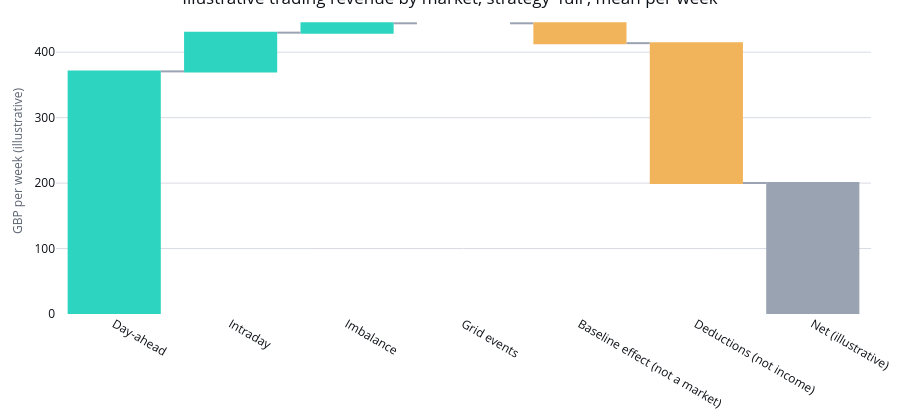

Here is the notebook cell this chart was saved with:
### Markdown cell above
## 6. Revenue by market

`revenue_by_market_summary` (supplier contract v1 section 4.5) is the aggregator's own trading
ledger, strategy `full`, reorganised by market rather than by bucket: day-ahead, intraday,
imbalance and grid events (the four markets this model actually trades), then the baseline effect
(not a market) and the deductions (not income), then the net -- exactly the sum of the six rows
above it (means only; quantiles never add). Below them, four markets this fleet is **not** bid
into at all -- the Balancing Mechanism, frequency response, the Capacity Market, DNO services --
are listed by name with `modelled = False`, never shown as a silent GBP0 (decision 0005).

### Code cell
market_labels = {
    "day_ahead": "Day-ahead",
    "intraday": "Intraday",
    "imbalance": "Imbalance",
    "grid_events": "Grid events",
    "baseline_effect": "Baseline effect (not a market)",
    "deductions": "Deductions (not income)",
    "net": "Net (illustrative)",
}
weekly_market = base.revenue_by_market_summary.query("metric == 'gbp_per_week'").set_index("market")

market_waterfall = go.Figure(
    go.Waterfall(
        x=[market_labels[m] for m in market_labels],
        y=weekly_market.loc[list(market_labels), "mean"].round(2),
        measure=["relative"] * (len(market_labels) - 1) + ["total"],
        connector={"line": {"color": MUTED_INK}},
        increasing={"marker": {"color": SERIES_COLOURS["selected"]}},
        decreasing={"marker": {"color": SERIES_COLOURS["difference"]}},
        totals={"marker": {"color": MUTED_INK}},
    )
)
market_waterfall.update_layout(
    title="Illustrative trading revenue by market, strategy 'full', mean per week",
    yaxis_title="GBP per week (illustrative)",
)
apply_notebook_style(market_waterfall, height=420)

### Figure 1 — Plotly figure (JSON) as saved in the notebook; plotly's stock layout.template omitted (floating-point values rounded to 4 significant figures)
{"data": [{"connector": {"line": {"color": "#9AA3B2"}}, "decreasing": {"marker": {"color": "#F2B45A"}}, "increasing": {"marker": {"color": "#2DD4BF"}}, "measure": ["relative", "relative", "relative", "relative", "relative", "relative", "total"], "totals": {"marker": {"color": "#9AA3B2"}}, "x": ["Day-ahead", "Intraday", "Imbalance", "Grid events", "Baseline effect (not a market)", "Deductions (not income)", "Net (illustrative)"], "y": [370.7, 59.18, 14.29, 0.0, -30.35, -213.6, 200.2], "type": "waterfall"}], "layout": {"title": {"text": "Illustrative trading revenue by market, strategy 'full', mean per week"}, "yaxis": {"title": {"text": "GBP per week (illustrative)"}}, "margin": {"b": 24}, "height": 420, "paper_bgcolor": "#FFFFFF", "plot_bgcolor": "#FFFFFF"}}
